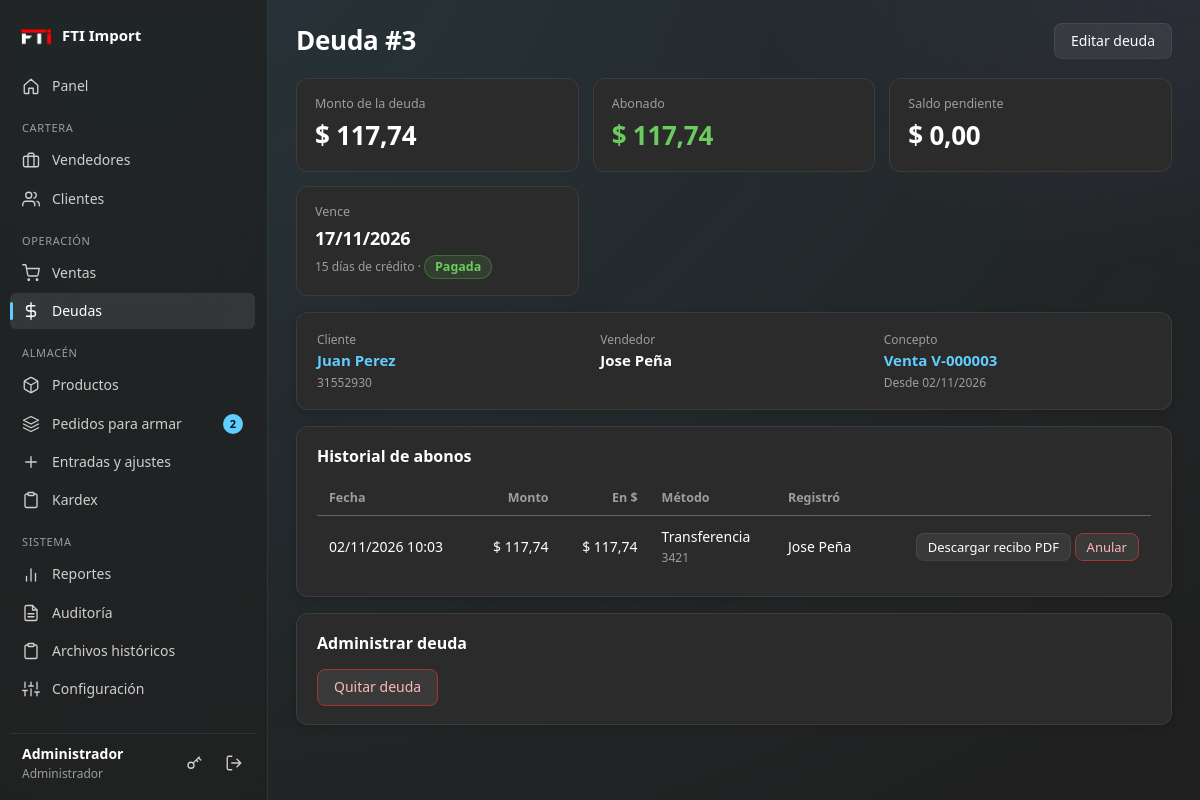
Screenshot of /deudas/3 (signed in) with the database file from the repository.
### tables this page shows
CREATE TABLE configuracion (
    clave TEXT PRIMARY KEY,
    valor TEXT
);

CREATE TABLE usuarios (
    id         INTEGER PRIMARY KEY AUTOINCREMENT,
    usuario    TEXT NOT NULL UNIQUE,
    nombre     TEXT NOT NULL,
    clave_hash TEXT NOT NULL,
    rol        TEXT NOT NULL CHECK (rol IN ('admin', 'vendedor')),
    telefono   TEXT DEFAULT '',
    email      TEXT DEFAULT '',
    activo     INTEGER NOT NULL DEFAULT 1,
    creado     TEXT NOT NULL,
    -- Tipo de vendedor: 'especial' elige detal/mayor y USD/Bs; 'normal' solo vende al mayor en USD.
    tipo_vendedor TEXT NOT NULL DEFAULT 'normal' CHECK (tipo_vendedor IN ('especial', 'normal'))
);

CREATE TABLE deudas (
    id           INTEGER PRIMARY KEY AUTOINCREMENT,
    cliente_id   INTEGER NOT NULL REFERENCES clientes(id),
    vendedor_id  INTEGER NOT NULL REFERENCES usuarios(id),
    venta_id     INTEGER REFERENCES ventas(id),
    concepto     TEXT NOT NULL DEFAULT '',
    monto_usd    REAL NOT NULL,
    fecha        TEXT NOT NULL,
    dias_credito INTEGER NOT NULL DEFAULT 0,
    vencimiento  TEXT NOT NULL,
    estado       TEXT NOT NULL DEFAULT 'activa'
                 CHECK (estado IN ('pendiente', 'activa', 'pagada', 'anulada')),
    creado_por   INTEGER REFERENCES usuarios(id)
);

CREATE TABLE clientes (
    id                 INTEGER PRIMARY KEY AUTOINCREMENT,
    vendedor_id        INTEGER NOT NULL REFERENCES usuarios(id),
    nombre             TEXT NOT NULL,
    documento          TEXT DEFAULT '',
    telefono           TEXT DEFAULT '',
    direccion          TEXT DEFAULT '',
    tipo_pago          TEXT NOT NULL DEFAULT 'contado' CHECK (tipo_pago IN ('contado', 'credito')),
    dias_credito       INTEGER NOT NULL DEFAULT 0,
    limite_credito_usd REAL NOT NULL DEFAULT 0,      -- 0 = sin límite
    activo             INTEGER NOT NULL DEFAULT 1,
    creado             TEXT NOT NULL,
    -- Semáforo del cliente: solo el admin lo cambia; los vendedores solo lo ven. NULL = sin color.
    color              TEXT DEFAULT NULL CHECK (color IN ('verde', 'amarillo', 'rojo'))
);

CREATE TABLE abonos (
    id            INTEGER PRIMARY KEY AUTOINCREMENT,
    deuda_id      INTEGER NOT NULL REFERENCES deudas(id),
    fecha         TEXT NOT NULL,
    monto         REAL NOT NULL,                     -- en la moneda en que se pagó
    moneda        TEXT NOT NULL CHECK (moneda IN ('USD', 'VES')),
    tasa          REAL NOT NULL DEFAULT 1,
    monto_usd     REAL NOT NULL,
    metodo        TEXT DEFAULT '',
    referencia    TEXT DEFAULT '',
    nota          TEXT DEFAULT '',
    registrado_por INTEGER REFERENCES usuarios(id),
    anulado       INTEGER NOT NULL DEFAULT 0
);

### routes/deudas.py (the view)
@bp.route("/deudas/<int:deuda_id>")
@login_required
def detalle(deuda_id):
    d = _deuda_o_404(deuda_id)
    abonos = query(
        """SELECT a.*, u.nombre AS registrador FROM abonos a LEFT JOIN usuarios u ON u.id = a.registrado_por
            WHERE a.deuda_id = ? ORDER BY a.id DESC""", (deuda_id,))
    return render_template("deudas/detalle.html", d=d, abonos=abonos)

### db.py (called while the page is built)
def query(sql, args=(), one=False):
    rows = get_db().execute(sql, args).fetchall()
    if one:
        return rows[0] if rows else None
    return rows

### routes/deudas.py (called while the page is built)
def _deuda_o_404(deuda_id):
    d = query("SELECT * FROM v_deudas WHERE id = ?", (deuda_id,), one=True)
    if d is None or (g.user["rol"] == "vendedor" and d["vendedor_id"] != g.user["id"]):
        abort(404)
    return d

### services.py (called while the page is built)
def get_config(clave, defecto=""):
    fila = query("SELECT valor FROM configuracion WHERE clave = ?", (clave,), one=True)
    return fila["valor"] if fila and fila["valor"] is not None else defecto

def stock_alerta_defecto():
    return max(to_float(get_config("stock_alerta_defecto", "10"), 10.0), 0.0)

def productos_en_alerta(limite=None):
    sql = ("SELECT id, codigo, nombre, stock, unidad, " + SQL_MINIMO_EFECTIVO + " AS minimo "
           "FROM productos WHERE activo = 1 AND stock <= " + SQL_MINIMO_EFECTIVO + " ORDER BY stock ASC")
    d = stock_alerta_defecto()
    args = [d, d]
    if limite:
        sql += " LIMIT ?"
        args.append(limite)
    return query(sql, args)

def estado_vencimiento(d):
    if d["estado"] in ("pagada", "anulada", "pendiente"):
        return d["estado"]
    h = hoy()
    if d["vencimiento"] < h:
        return "vencida"
    limite = sumar_dias(h, to_int(get_config("dias_por_vencer", "3"), 3))
    return "por_vencer" if d["vencimiento"] <= limite else "al_dia"

def armado_desde_venta():
    return to_int(get_config("armado_desde_venta", "0"))

def contar_por_armar(usuario):
    desde = armado_desde_venta()
    if usuario["rol"] == "admin":
        pend = query("SELECT COUNT(*) AS n FROM armados a JOIN ventas v ON v.id=a.venta_id "
                     "WHERE a.estado='pendiente' AND v.estado='aprobada'", one=True)["n"]
        sin = query("SELECT COUNT(*) AS n FROM ventas v WHERE v.estado='aprobada' AND v.id > ? "
                    "AND NOT EXISTS (SELECT 1 FROM armados a WHERE a.venta_id=v.id)", (desde,), one=True)["n"]
        return pend + sin
    return query("SELECT COUNT(*) AS n FROM armados a JOIN ventas v ON v.id=a.venta_id "
                 "WHERE a.estado='pendiente' AND v.estado='aprobada' AND (a.asignado_a = ? OR a.asignado_a IS NULL)",
                 (usuario["id"],), one=True)["n"]

### utils.py (called while the page is built)
def _zona():
    return timezone(timedelta(hours=current_app.config.get("UTC_OFFSET_HORAS", -4)))

def hoy():
    return datetime.now(_zona()).strftime("%Y-%m-%d")

def fmt_money(v, moneda="USD"):
    simbolo = "$"
    return f"{simbolo} {fmt_num(v)}"

### templates/deudas/detalle.html (shortened to what this page needs)
{% extends 'base.html' %}
{% from '_macros.html' import estado_deuda_tag %}
{% block titulo %}Deuda #{{ d.id }}{% endblock %}
{% block acciones %}
  {% if g.user.rol == 'admin' %}<a class="btn" href="{{ url_for('deudas.editar', deuda_id=d.id) }}">Editar deuda</a>{% endif %}
{% endblock %}
{% block contenido %}
<section class="stats">
  <div class="stat"><span>Monto de la deuda</span><b>$ {{ d.monto_usd|num }}</b></div>
  <div class="stat"><span>Abonado</span><b class="pos">$ {{ d.abonado_usd|num }}</b></div>
  <div class="stat {{ 'danger deuda-roja' if d.estado == 'activa' and d.saldo_usd > 0.005 }}"><span>Saldo pendiente</span><b>$ {{ (d.saldo_usd if d.saldo_usd > 0 else 0)|num }}</b></div>
  <div class="stat"><span>Vence</span><b class="txt">{{ d.vencimiento|fecha }}</b><small>{{ d.dias_credito }} días de crédito · {{ estado_deuda_tag(d) }}</small></div>
</section>
<section class="card">
  <div class="detail-head">
    <div><span class="muted">Cliente</span><b><a href="{{ url_for('clientes.detalle', cliente_id=d.cliente_id) }}">{{ d.cliente_nombre }}</a></b><small class="muted">{{ d.cliente_documento }}</small></div>
    <div><span class="muted">Vendedor</span><b>{{ d.vendedor_nombre }}</b></div>
    <div><span class="muted">Concepto</span><b>{% if d.venta_id %}<a href="{{ url_for('ventas.detalle', venta_id=d.venta_id) }}">{{ d.concepto }}</a>{% else %}{{ d.concepto }}{% endif %}</b><small class="muted">Desde {{ d.fecha|fecha }}</small></div>
  </div>
</section>
<section class="card">
  <h2>Historial de abonos</h2>
  {% if abonos %}
  <div class="table-wrap"><table class="stack">
    <thead><tr><th>Fecha</th><th class="r">Monto</th><th class="r">En $</th><th>Método</th><th>Registró</th><th></th></tr></thead>
    <tbody>{% for a in abonos %}
      <tr class="{{ 'inactivo' if a.anulado }}"><td data-label="Fecha">{{ a.fecha|fechahora }}</td>
          <td data-label="Monto" class="r">{{ a.monto|money(a.moneda) }}</td><td data-label="En $" class="r">$ {{ a.monto_usd|num }}</td>
          <td data-label="Método">{{ a.metodo or '—' }}{% if a.referencia %}<br><small class="muted">{{ a.referencia }}</small>{% endif %}</td>
          <td data-label="Registró">{{ a.registrador or '—' }}</td>
          <td class="r nowrap">{% if a.anulado %}<span class="badge mute">Anulado</span>{% endif %}
            <a class="btn sm" href="{{ url_for('deudas.recibo_pdf', abono_id=a.id) }}">Descargar recibo PDF</a>
            {% if g.user.rol == 'admin' and not a.anulado %}
            <form method="post" action="{{ url_for('deudas.anular_abono', abono_id=a.id) }}" class="inline" onsubmit="return confirm('¿Anular este abono?');">{{ csrf_field() }}<button class="btn sm danger">Anular</button></form>{% endif %}</td></tr>
    {% endfor %}</tbody></table></div>
  {% else %}<p class="muted">Todavía no hay abonos.</p>{% endif %}
</section>
{% if g.user.rol == 'admin' %}
<section class="card">
  <h2>Administrar deuda</h2>
  <div class="actions">
    {% if d.estado == 'anulada' %}
      <form method="post" action="{{ url_for('deudas.reactivar', deuda_id=d.id) }}">{{ csrf_field() }}<button class="btn primary">Volver a poner la deuda</button></form>
    {% else %}
      <form method="post" action="{{ url_for('deudas.anular', deuda_id=d.id) }}" onsubmit="return confirm('¿Quitar esta deuda? Podrás reactivarla después.');">{{ csrf_field() }}<button class="btn danger">Quitar deuda</button></form>
    {% endif %}
  </div>
</section>
{% endif %}
{% endblock %}

### templates/base.html (shortened to what this page needs)
{% from '_macros.html' import ico, flashes %}
<!doctype html>
<html lang="es">
<head>
  <link rel="stylesheet" href="{{ url_for('static', filename='css/style.css') }}">
</head>
<body>
{% if g.user %}
  {% set ep = request.endpoint or '' %}
  <div class="shell">
    <aside class="sidebar">
<div class="brand">
    <span class="brand-logo">
        <img src="{{ url_for('static', filename='logo.png') }}"
             alt="Logo de la empresa"
             class="logo-empresa">
    </span>
    <span class="brand-name">{{ empresa }}</span>
</div>      <nav class="nav">
        <a href="{{ url_for('panel.inicio') }}" class="{{ 'on' if ep == 'panel.inicio' }}">{{ ico('home') }}<span>Panel</span></a>
        {% if g.user.rol == 'admin' %}
          <div class="nav-group">Cartera</div>
          <a href="{{ url_for('admin.vendedores') }}" class="{{ 'on' if ep.startswith('admin.vendedor') }}">{{ ico('brief') }}<span>Vendedores</span></a>
          <a href="{{ url_for('clientes.lista') }}" class="{{ 'on' if ep.startswith('clientes.') }}">{{ ico('users') }}<span>Clientes</span></a>
          <div class="nav-group">Operación</div>
          <a href="{{ url_for('ventas.lista') }}" class="{{ 'on' if ep.startswith('ventas.') }}">{{ ico('cart') }}<span>Ventas</span>{% if n_pendientes %}<b class="pill">{{ n_pendientes }}</b>{% endif %}</a>
          <a href="{{ url_for('deudas.lista') }}" class="{{ 'on' if ep.startswith('deudas.') }}">{{ ico('dollar') }}<span>Deudas</span></a>
          <div class="nav-group">Almacén</div>
          <a href="{{ url_for('catalogo.productos') }}" class="{{ 'on' if ep in ('catalogo.productos','catalogo.producto_nuevo','catalogo.producto_editar','catalogo.categorias') }}">{{ ico('box') }}<span>Productos</span></a>
          <a href="{{ url_for('armados.lista') }}" class="{{ 'on' if ep.startswith('armados.') }}">{{ ico('layers') }}<span>Pedidos para armar</span>{% if n_por_armar %}<b class="pill" title="Pedidos pendientes o sin asignar">{{ n_por_armar }}</b>{% endif %}</a>
          <a href="{{ url_for('catalogo.movimiento') }}" class="{{ 'on' if ep == 'catalogo.movimiento' }}">{{ ico('plus') }}<span>Entradas y ajustes</span></a>
          <a href="{{ url_for('catalogo.kardex') }}" class="{{ 'on' if ep == 'catalogo.kardex' }}">{{ ico('clip') }}<span>Kardex</span></a>
          <div class="nav-group">Sistema</div>
          <a href="{{ url_for('admin.reportes') }}" class="{{ 'on' if ep == 'admin.reportes' }}">{{ ico('chart') }}<span>Reportes</span></a>
          <a href="{{ url_for('admin.auditoria') }}" class="{{ 'on' if ep == 'admin.auditoria' }}">{{ ico('file') }}<span>Auditoría</span></a>
          <a href="{{ url_for('admin.historiales') }}" class="{{ 'on' if ep.startswith('admin.historial') }}">{{ ico('clip') }}<span>Archivos históricos</span></a>
          <a href="{{ url_for('admin.configuracion') }}" class="{{ 'on' if ep == 'admin.configuracion' }}">{{ ico('sliders') }}<span>Configuración</span></a>
        {% endif %}
      </nav>
      <div class="user-box">
        <div class="user-info"><b>{{ g.user.nombre }}</b><small>{{ 'Administrador' if g.user.rol == 'admin' else ('Vendedor especial' if g.user.tipo_vendedor == 'especial' else 'Vendedor') }}</small></div>
        <a class="icon-btn" href="{{ url_for('auth.cuenta') }}" title="Cambiar clave">{{ ico('key') }}</a>
        <form method="post" action="{{ url_for('auth.logout') }}">{{ csrf_field() }}<button class="icon-btn" title="Cerrar sesión">{{ ico('logout') }}</button></form>
      </div>
    </aside>
    <main class="content">
      <header class="topbar">
        <h1>{% block titulo %}{% endblock %}</h1>
        <div class="topbar-right">{% block acciones %}{% endblock %}</div>
      </header>
      {% block contenido %}{% endblock %}
    </main>
  </div>
{% else %}
  <main class="auth">{{ flashes() }}{{ self.contenido() }}</main>
{% endif %}
</body>
</html>

### templates/_macros.html (shortened to what this page needs)
{% macro ico(n) -%}
<svg class="ico" viewBox="0 0 24 24" fill="none" stroke="currentColor" stroke-width="1.8" stroke-linecap="round" stroke-linejoin="round" aria-hidden="true">
{%- if n == 'home' %}<path d="M3 11l9-8 9 8v10a1 1 0 0 1-1 1h-5v-7H9v7H4a1 1 0 0 1-1-1z"/>
{%- elif n == 'users' %}<path d="M17 21v-2a4 4 0 0 0-4-4H5a4 4 0 0 0-4 4v2"/><circle cx="9" cy="7" r="4"/><path d="M23 21v-2a4 4 0 0 0-3-3.87M16 3.13a4 4 0 0 1 0 7.75"/>
{%- elif n == 'box' %}<path d="M21 16V8a2 2 0 0 0-1-1.73l-7-4a2 2 0 0 0-2 0l-7 4A2 2 0 0 0 3 8v8a2 2 0 0 0 1 1.73l7 4a2 2 0 0 0 2 0l7-4A2 2 0 0 0 21 16z"/><path d="M3.27 6.96L12 12.01l8.73-5.05M12 22.08V12"/>
{%- elif n == 'cart' %}<circle cx="9" cy="21" r="1"/><circle cx="20" cy="21" r="1"/><path d="M1 1h4l2.68 13.39a2 2 0 0 0 2 1.61h9.72a2 2 0 0 0 2-1.61L23 6H6"/>
{%- elif n == 'dollar' %}<path d="M12 1v22M17 5H9.5a3.5 3.5 0 0 0 0 7h5a3.5 3.5 0 0 1 0 7H6"/>
{%- elif n == 'brief' %}<rect x="2" y="7" width="20" height="14" rx="2"/><path d="M16 21V5a2 2 0 0 0-2-2h-4a2 2 0 0 0-2 2v16"/>
{%- elif n == 'chart' %}<path d="M18 20V10M12 20V4M6 20v-6"/>
{%- elif n == 'sliders' %}<path d="M4 21v-7M4 10V3M12 21v-9M12 8V3M20 21v-5M20 12V3M1 14h6M9 8h6M17 16h6"/>
{%- elif n == 'clip' %}<path d="M16 4h2a2 2 0 0 1 2 2v14a2 2 0 0 1-2 2H6a2 2 0 0 1-2-2V6a2 2 0 0 1 2-2h2"/><rect x="8" y="2" width="8" height="4" rx="1"/>
{%- elif n == 'tag' %}<path d="M20.59 13.41l-7.17 7.17a2 2 0 0 1-2.83 0L2 12V2h10l8.59 8.59a2 2 0 0 1 0 2.82z"/><circle cx="7" cy="7" r="1"/>
{%- elif n == 'layers' %}<path d="M12 2L2 7l10 5 10-5-10-5zM2 17l10 5 10-5M2 12l10 5 10-5"/>
{%- elif n == 'logout' %}<path d="M9 21H5a2 2 0 0 1-2-2V5a2 2 0 0 1 2-2h4M16 17l5-5-5-5M21 12H9"/>
{%- elif n == 'plus' %}<path d="M12 5v14M5 12h14"/>
{%- elif n == 'key' %}<circle cx="8" cy="15" r="4"/><path d="M10.85 12.15L19 4M18 5l3 3M15 8l2 2"/>
{%- elif n == 'file' %}<path d="M14 2H6a2 2 0 0 0-2 2v16a2 2 0 0 0 2 2h12a2 2 0 0 0 2-2V8z"/><path d="M14 2v6h6M16 13H8M16 17H8"/>
{%- endif -%}
</svg>
{%- endmacro %}
{% macro estado_deuda_tag(d) -%}
{%- set e = estado_deuda(d) -%}
{%- set m = {'pendiente': ('warn', 'Por aprobar'), 'pagada': ('ok', 'Pagada'), 'anulada': ('mute', 'Anulada'), 'vencida': ('bad', 'Vencida'), 'por_vencer': ('warn', 'Por vencer'), 'al_dia': ('info', 'Al día')} -%}
<span class="badge {{ m[e][0] }}">{{ m[e][1] }}</span>
{%- endmacro %}

### templates/base.html (style rules this page uses)
.brand-logo { background: transparent !important; border: none !important; box-shadow: none !important; }
.logo-empresa { width: 100%; height: 100%; object-fit: contain; display: block; }

### rows the page displays
configuracion: valor "FTI Import"
usuarios: user.nombre "Administrador", rol "Administrador"
deudas: id "3", monto_usd|num "117,74", vencimiento|fecha "17/11/2026", dias_credito "15", estado "Pagada", concepto "Venta V-000003", fecha|fecha "02/11/2026"
clientes: cliente_nombre "Juan Perez", cliente_documento "31552930"
usuarios: vendedor_nombre "Jose Peña"
abonos: fecha|fechahora "02/11/2026 10:03", monto "$ 117,74", monto_usd|num "117,74", metodo "Transferencia", referencia "3421", nombre "Jose Peña"

### other values shown
{{ n_por_armar }} "2"
{{ d.abonado_usd|num }} "117,74"
{{ (d.saldo_usd if d.saldo_usd > 0 else 0)|num }} "0,00"
